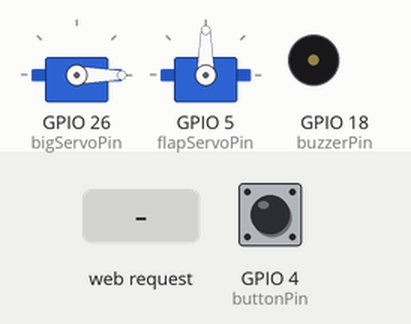
Simulated run of this sketch. Board: ESP32. On the bench: 2 × servo, buzzer (waves = sounding, pin HIGH). The test bench sets the inputs (shaded band); at power-on: GPIO 4 (buttonPin) HIGH. WiFi joins after 1.5 s; servers stay silent unless stated; what the sketch prints to the serial monitor is not drawn.

Above: at 2.7 s.
2.8 s: GPIO 4 (buttonPin) pulled LOW for 0.15 s
At 3.5 s:
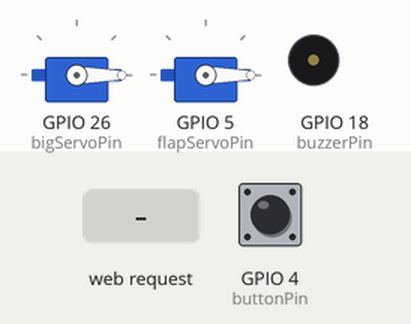
4.4 s: HTTP request GET /flap/open received
At 4.8 s:
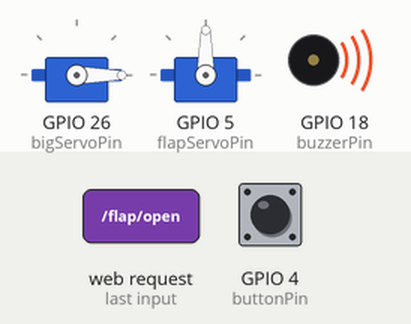
5.9 s: HTTP request GET /flap/open received
At 7.1 s:
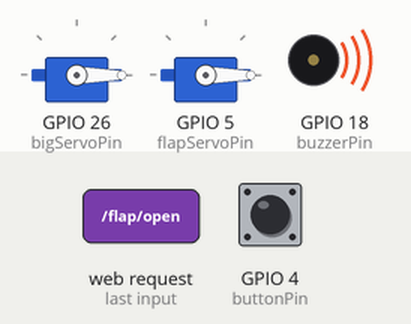
7.4 s: HTTP request GET /rotate received
At 8.3 s:
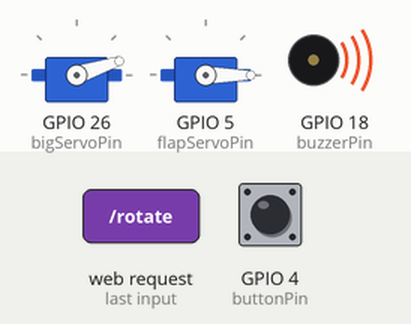
8.9 s: HTTP request GET /rotate received
At 9.4 s:
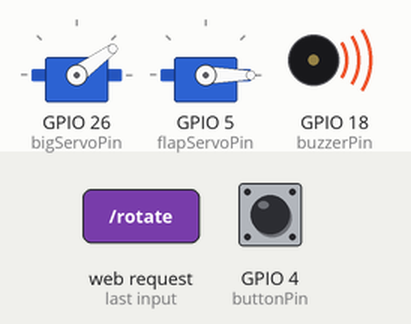
10.4 s: GPIO 4 (buttonPin) pulled LOW for 1 s
At 11.7 s:
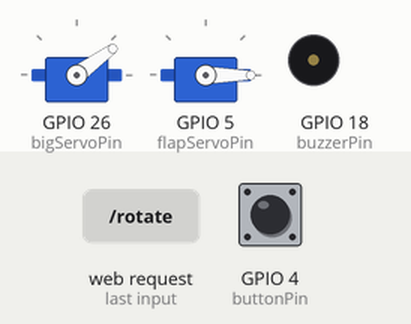
Timing chart, 0 to 13.4 s (numbered marks = the images above; inputs shaded):
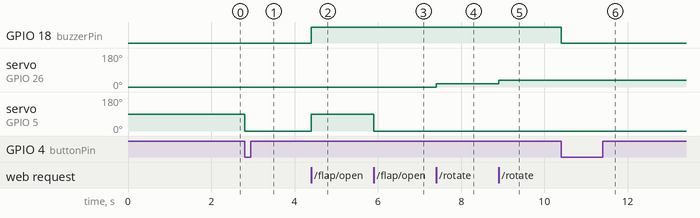

Measured:
- after the input at 2.8 s, servo on GPIO 5 (flapServoPin): 90° → 0° at once
- after the input at 4.4 s, GPIO 18 (buzzerPin): LOW → HIGH at once; servo on GPIO 5 (flapServoPin): 0° → 90° at once
- after the input at 5.9 s, servo on GPIO 5 (flapServoPin): 90° → 0° at once
- after the input at 7.4 s, servo on GPIO 26 (bigServoPin): 0° → 18° at once
- after the input at 8.9 s, servo on GPIO 26 (bigServoPin): 18° → 36° at once
- after the input at 10.4 s, GPIO 18 (buzzerPin): HIGH → LOW at once

The sketch:

box_final.ino
```cpp
#include <WiFi.h>
#include <ESPAsyncWebServer.h>
#include <ESP32Servo.h>

const char* ssid = "Redmi";
const char* password = "hhtg6666";

AsyncWebServer server(80);

Servo bigServo;
Servo flapServo;

const int bigServoPin = 26;   // big servo
const int flapServoPin = 5;   // flap servo
const int buzzerPin   = 18;   // buzzer
const int buttonPin   = 4;    // physical button

bool flapOpen = false;
bool buzzerState = false;

// 🔑 Make this GLOBAL
int bigServoAngle = 0;

void setup() {
  Serial.begin(115200);

  // Attach servos
  bigServo.attach(bigServoPin);
  flapServo.attach(flapServoPin);

  // Start big servo at 0°
  bigServo.write(bigServoAngle);

  // Set pin modes
  pinMode(buzzerPin, OUTPUT);
  pinMode(buttonPin, INPUT_PULLUP);

  // Connect WiFi
  WiFi.begin(ssid, password);
  Serial.print("Connecting to WiFi...");
  while (WiFi.status() != WL_CONNECTED) {
    delay(500);
    Serial.print(".");
  }
  Serial.println("\nConnected!");
  Serial.print("IP Address: ");
  Serial.println(WiFi.localIP());

  // --------- Routes ---------

  // Rotate servo in steps
  server.on("/rotate", HTTP_GET, [](AsyncWebServerRequest *request){
    Serial.println("Rotate route triggered!");
    bigServoAngle += 18;
    if (bigServoAngle > 180) bigServoAngle = 0; // reset
    bigServo.write(bigServoAngle);
    request->send(200, "text/plain", "Big Servo rotated to " + String(bigServoAngle));
  });

  // Flip flap + buzzer ON
  server.on("/flap/open", HTTP_GET, [](AsyncWebServerRequest *request){
    Serial.println("Flap route triggered!");
    flapServo.write(flapOpen ? 0 : 90); // toggle flap
    flapOpen = !flapOpen;
    buzzerState = true;
    digitalWrite(buzzerPin, HIGH);
    request->send(200, "text/plain", flapOpen ? "Flap OPEN + Buzzer ON" : "Flap CLOSED + Buzzer ON");
  });

  // Buzz ON
  server.on("/buzzer/on", HTTP_GET, [](AsyncWebServerRequest *request){
    Serial.println("Buzzer route triggered!");
    buzzerState = true;
    digitalWrite(buzzerPin, HIGH);
    request->send(200, "text/plain", "Buzzer ON");
  });

  // Serve webpage
  server.on("/", HTTP_GET, [](AsyncWebServerRequest *request){
    String html = R"rawliteral(
      <!DOCTYPE html><html>
      <head><title>ESP32 Control</title></head>
      <body>
        <h2>ESP32 Control Panel</h2>
        <button onclick="fetch('/rotate')">Rotate</button><br><br>
        <button onclick="fetch('/flap/open')">Flip Flap</button><br><br>
        <button onclick="fetch('/buzzer/on')">Buzz</button><br><br>
      </body></html>
    )rawliteral";
    request->send(200, "text/html", html);
  });

  server.begin();
}

void loop() {
  // Physical button → stops buzzer + closes flap
  if (digitalRead(buttonPin) == LOW) {
    Serial.println("Button pressed: stopping buzzer & closing flap");
    buzzerState = false;
    digitalWrite(buzzerPin, LOW);
    flapServo.write(0);
    flapOpen = false;
    delay(500); // debounce
  }
}
```
